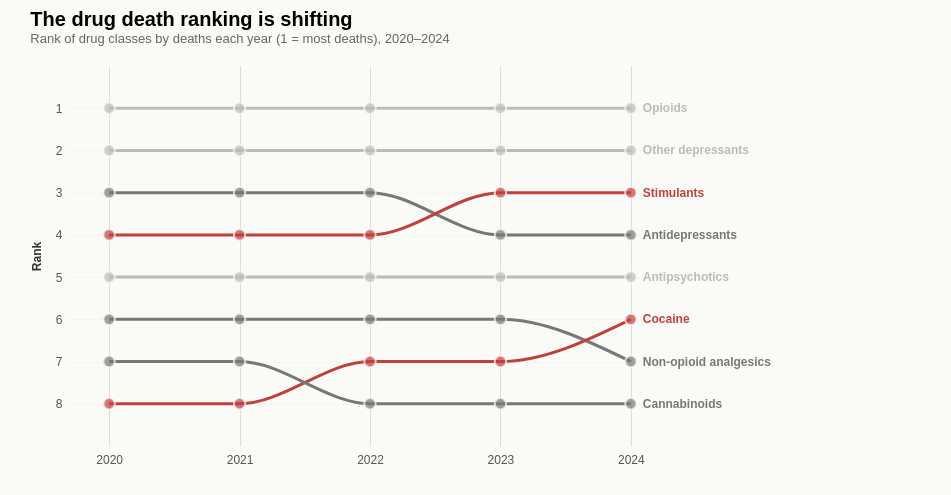

Vega-Lite specification for this chart:
### Vega-Lite specification from a JSON file in a GitHub repository (floating-point values rounded to 4 significant figures)
{"$schema": "https://vega.github.io/schema/vega-lite/v5.json", "title": {"text": "The drug death ranking is shifting", "subtitle": "Rank of drug classes by deaths each year (1 = most deaths), 2020–2024", "anchor": "start", "fontSize": 20, "subtitleFontSize": 13, "subtitleColor": "#666", "offset": 20}, "config": {"view": {"stroke": null}, "font": "sans-serif"}, "background": "#FAFAF7", "width": 600, "height": 380, "padding": {"left": 30, "right": 180, "top": 10, "bottom": 30}, "data": {"values": [{"class": "Opioids", "year": 2020, "rank": 1, "count": 1239, "movement": "Stable"}, {"class": "Opioids", "year": 2021, "rank": 1, "count": 1125, "movement": "Stable"}, {"class": "Opioids", "year": 2022, "rank": 1, "count": 1178, "movement": "Stable"}, {"class": "Opioids", "year": 2023, "rank": 1, "count": 984, "movement": "Stable"}, {"class": "Opioids", "year": 2024, "rank": 1, "count": 1025, "movement": "Stable"}, {"class": "Other depressants", "year": 2020, "rank": 2, "count": 1140, "movement": "Stable"}, {"class": "Other depressants", "year": 2021, "rank": 2, "count": 1073, "movement": "Stable"}, {"class": "Other depressants", "year": 2022, "rank": 2, "count": 1008, "movement": "Stable"}, {"class": "Other depressants", "year": 2023, "rank": 2, "count": 865, "movement": "Stable"}, {"class": "Other depressants", "year": 2024, "rank": 2, "count": 827, "movement": "Stable"}, {"class": "Antidepressants", "year": 2020, "rank": 3, "count": 652, "movement": "Falling"}, {"class": "Antidepressants", "year": 2021, "rank": 3, "count": 629, "movement": "Falling"}, {"class": "Antidepressants", "year": 2022, "rank": 3, "count": 598, "movement": "Falling"}, {"class": "Antidepressants", "year": 2023, "rank": 4, "count": 481, "movement": "Falling"}, {"class": "Antidepressants", "year": 2024, "rank": 4, "count": 442, "movement": "Falling"}, {"class": "Stimulants", "year": 2020, "rank": 4, "count": 600, "movement": "Rising"}, {"class": "Stimulants", "year": 2021, "rank": 4, "count": 504, "movement": "Rising"}, {"class": "Stimulants", "year": 2022, "rank": 4, "count": 548, "movement": "Rising"}, {"class": "Stimulants", "year": 2023, "rank": 3, "count": 547, "movement": "Rising"}, {"class": "Stimulants", "year": 2024, "rank": 3, "count": 714, "movement": "Rising"}, {"class": "Antipsychotics", "year": 2020, "rank": 5, "count": 382, "movement": "Stable"}, {"class": "Antipsychotics", "year": 2021, "rank": 5, "count": 404, "movement": "Stable"}, {"class": "Antipsychotics", "year": 2022, "rank": 5, "count": 394, "movement": "Stable"}, {"class": "Antipsychotics", "year": 2023, "rank": 5, "count": 351, "movement": "Stable"}, {"class": "Antipsychotics", "year": 2024, "rank": 5, "count": 295, "movement": "Stable"}, {"class": "Non-opioid analgesics", "year": 2020, "rank": 6, "count": 214, "movement": "Falling"}, {"class": "Non-opioid analgesics", "year": 2021, "rank": 6, "count": 232, "movement": "Falling"}, {"class": "Non-opioid analgesics", "year": 2022, "rank": 6, "count": 205, "movement": "Falling"}, {"class": "Non-opioid analgesics", "year": 2023, "rank": 6, "count": 145, "movement": "Falling"}, {"class": "Non-opioid analgesics", "year": 2024, "rank": 7, "count": 119, "movement": "Falling"}, {"class": "Cocaine", "year": 2020, "rank": 8, "count": 97, "movement": "Rising"}, {"class": "Cocaine", "year": 2021, "rank": 8, "count": 91, "movement": "Rising"}, {"class": "Cocaine", "year": 2022, "rank": 7, "count": 73, "movement": "Rising"}, {"class": "Cocaine", "year": 2023, "rank": 7, "count": 96, "movement": "Rising"}, {"class": "Cocaine", "year": 2024, "rank": 6, "count": 135, "movement": "Rising"}, {"class": "Cannabinoids", "year": 2020, "rank": 7, "count": 109, "movement": "Falling"}, {"class": "Cannabinoids", "year": 2021, "rank": 7, "count": 102, "movement": "Falling"}, {"class": "Cannabinoids", "year": 2022, "rank": 8, "count": 66, "movement": "Falling"}, {"class": "Cannabinoids", "year": 2023, "rank": 8, "count": 38, "movement": "Falling"}, {"class": "Cannabinoids", "year": 2024, "rank": 8, "count": 43, "movement": "Falling"}]}, "layer": [{"mark": {"type": "line", "strokeWidth": 3, "interpolate": "monotone"}, "encoding": {"x": {"field": "year", "type": "quantitative", "scale": {"domain": [2020.0, 2024.0], "nice": false}, "axis": {"values": [2020, 2021, 2022, 2023, 2024], "format": "d", "labelFontSize": 12, "labelColor": "#555", "title": null, "domain": false, "ticks": false, "labelPadding": 8}}, "y": {"field": "rank", "type": "quantitative", "scale": {"domain": [8.5, 0.5]}, "axis": {"values": [1, 2, 3, 4, 5, 6, 7, 8], "title": "Rank", "labelFontSize": 12, "labelColor": "#555", "titleFontSize": 12, "titleColor": "#333", "titlePadding": 12, "domain": false, "ticks": false, "grid": true, "gridColor": "#EEE", "gridDash": [2, 2], "labelPadding": 8}}, "detail": {"field": "class"}, "color": {"field": "movement", "type": "nominal", "scale": {"domain": ["Rising", "Falling", "Stable"], "range": ["#C04040", "#777", "#BBBBBB"]}, "legend": null}}}, {"mark": {"type": "circle", "size": 130, "stroke": "#FAFAF7", "strokeWidth": 2}, "encoding": {"x": {"field": "year", "type": "quantitative"}, "y": {"field": "rank", "type": "quantitative"}, "color": {"field": "movement", "type": "nominal", "scale": {"domain": ["Rising", "Falling", "Stable"], "range": ["#C04040", "#777", "#888"]}, "legend": null}, "tooltip": [{"field": "class", "type": "nominal", "title": "Drug class"}, {"field": "year", "type": "quantitative", "title": "Year"}, {"field": "rank", "type": "quantitative", "title": "Rank"}, {"field": "count", "type": "quantitative", "title": "Count"}]}}, {"transform": [{"filter": "datum.year == 2024"}], "mark": {"type": "text", "fontSize": 12, "align": "left", "dx": 12, "fontWeight": 600}, "encoding": {"x": {"field": "year", "type": "quantitative"}, "y": {"field": "rank", "type": "quantitative"}, "text": {"field": "class"}, "color": {"field": "movement", "type": "nominal", "scale": {"domain": ["Rising", "Falling", "Stable"], "range": ["#A0322B", "#555", "#666"]}, "legend": null}}}]}
